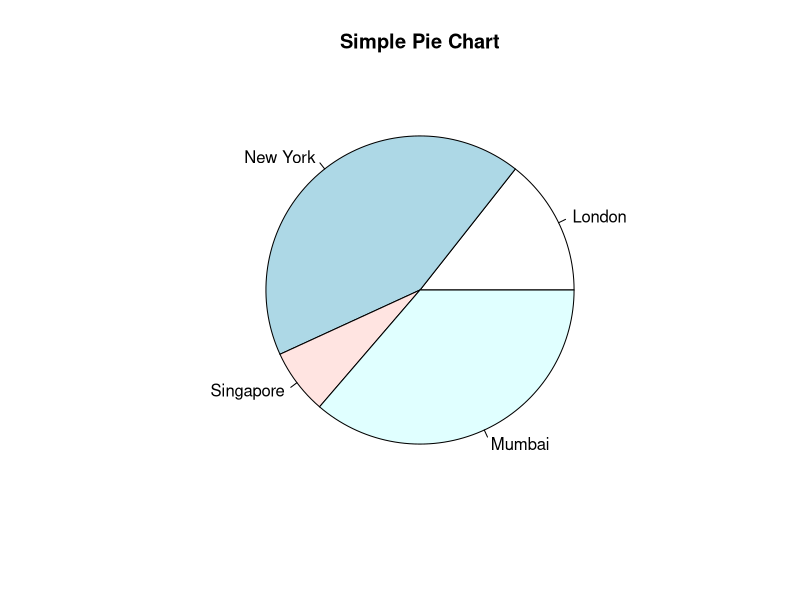
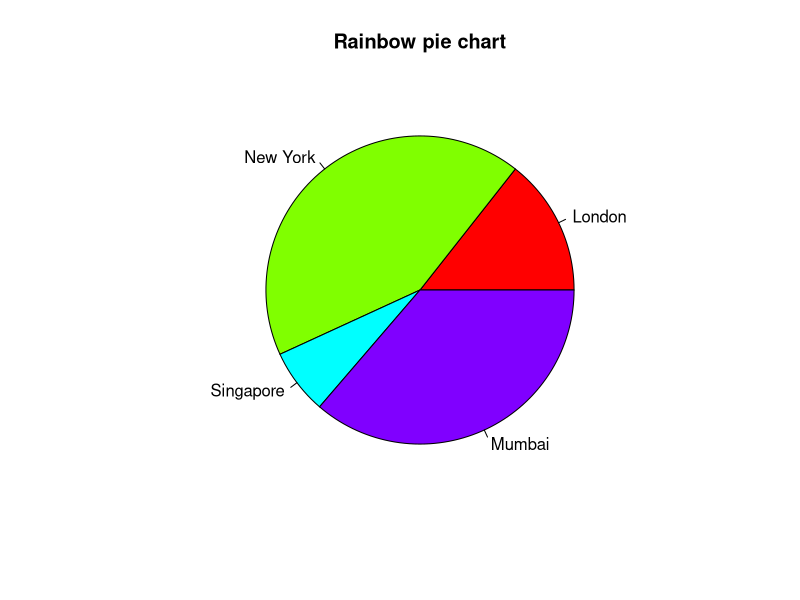
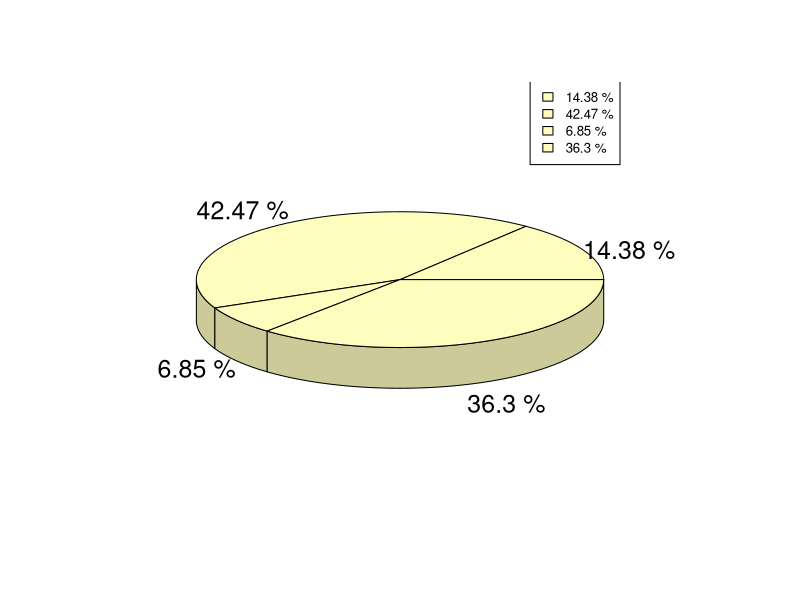
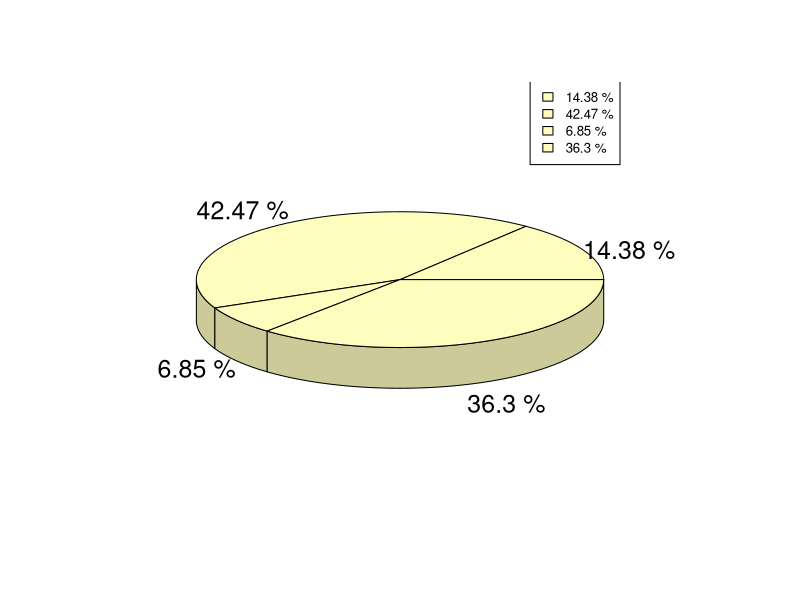

Recreate these plots in R, in order.
library(plotrix)#for 3D pie chart

x <- c(21, 62, 10, 53)#values
label <- c("London", "New York", "Singapore", "Mumbai")

pie(x, labels = label, main = "Simple Pie Chart")#simple piechart

pie(x, labels = label, col = rainbow(length(x)), main="Rainbow pie chart")#simple flowcahrt with a title and rainbow color

total <- sum(x)
percentages <- c()

#iterating through all values
for (value in x){
  pct <- round((value/total)*100, digits = 2)
  percentages <- c(percentages, pct)
}

percentages <- paste(percentages, "%")

pie3D(x, 
      labels = percentages,
      col = hcl.colors(length(data), "Spectral"),#use the spectral color theme
)

legend(
  "topright",#position
  legend = percentages,
  fill = hcl.colors(length(data), "Spectral"),#color
  cex=0.8,
)

png("3D_pie_chart.png", width = 800, height = 600)#save 
pie3D(x, 
      labels = percentages,
      col = hcl.colors(length(data), "Spectral"),#use the spectral color theme
)

legend(
  "topright",#position
  legend = percentages,
  fill = hcl.colors(length(data), "Spectral"),#color
  cex=0.8,
)


dev.off()
